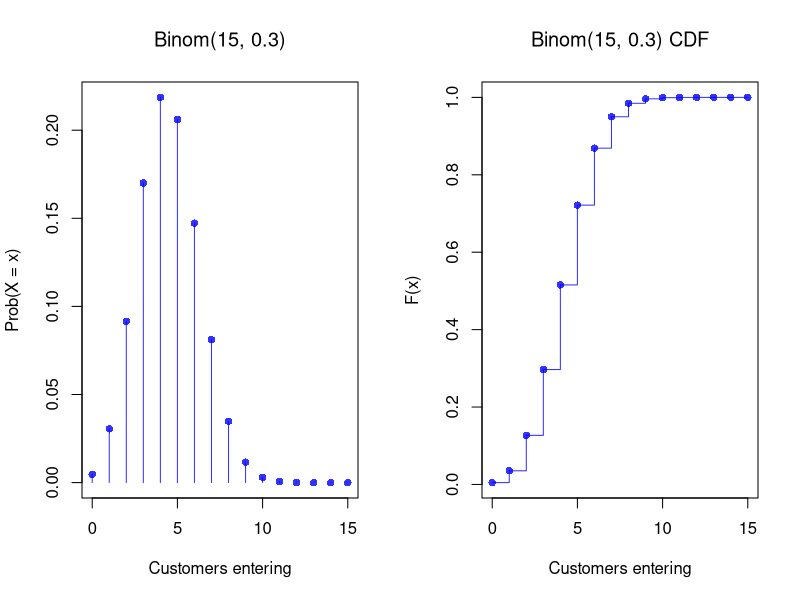
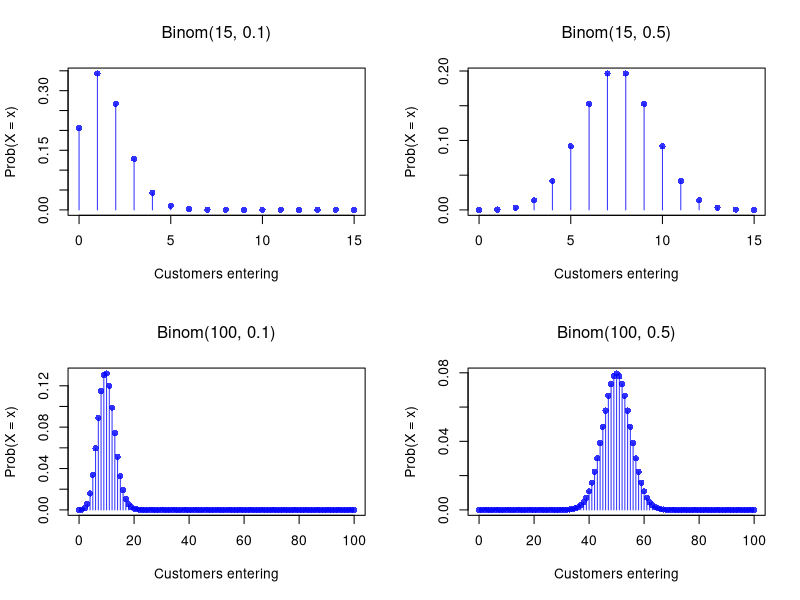
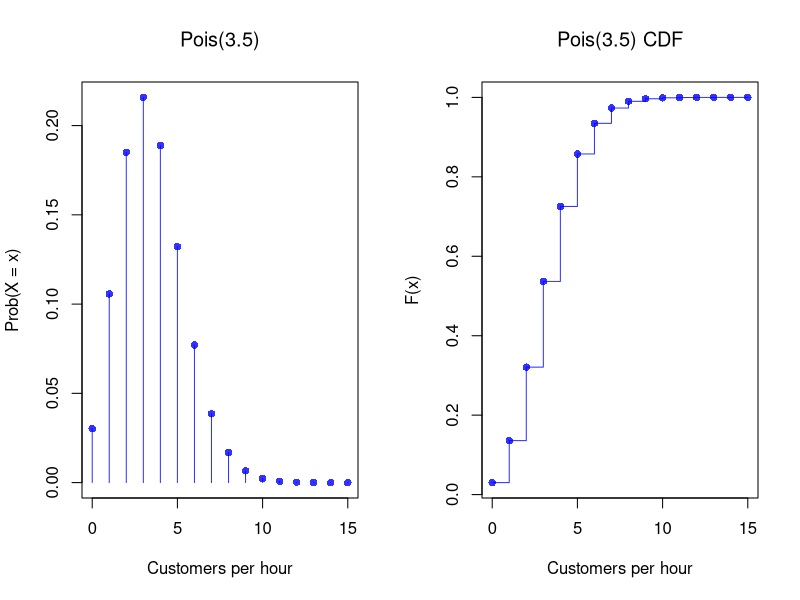
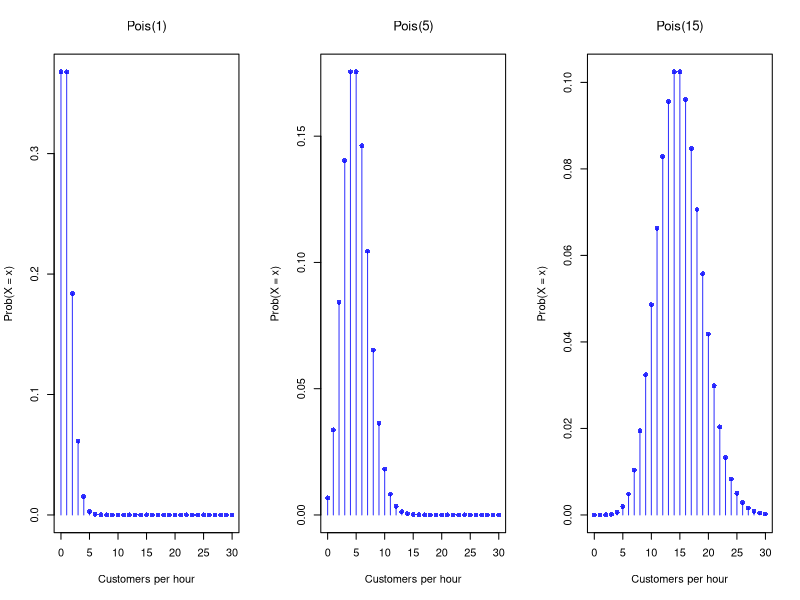
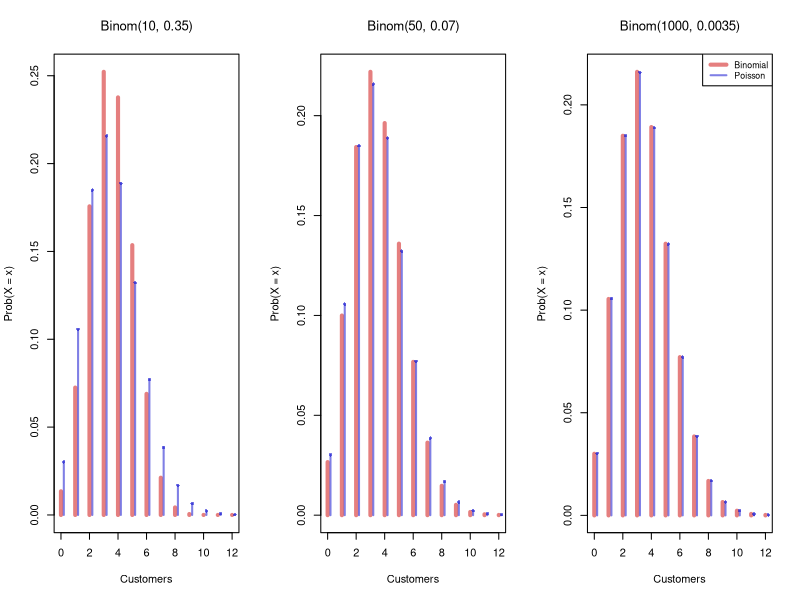
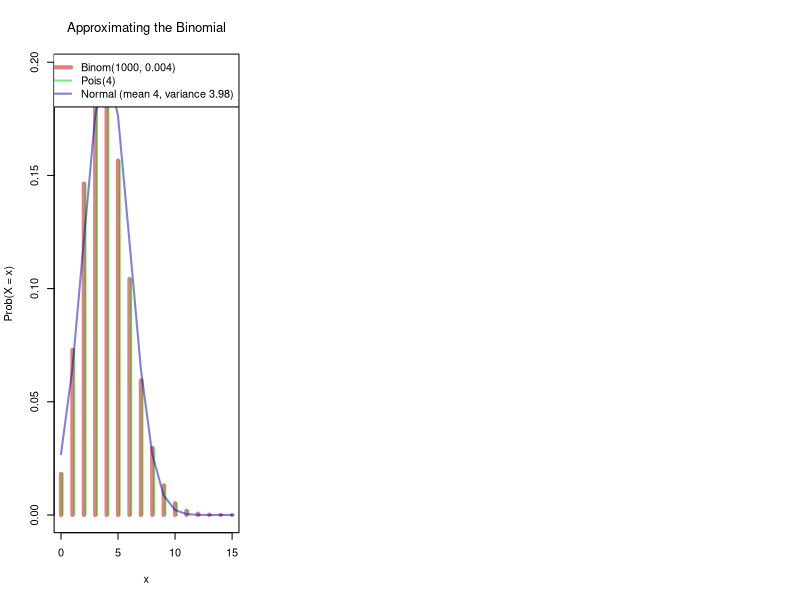
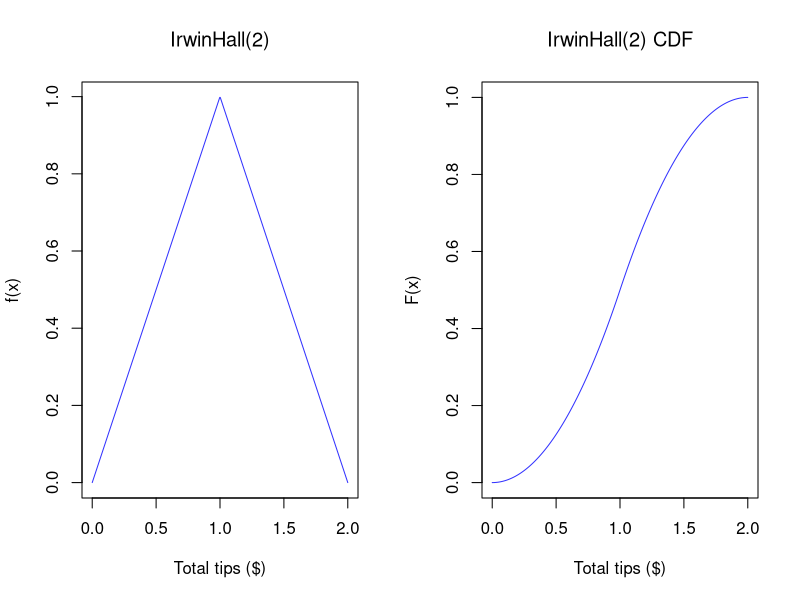
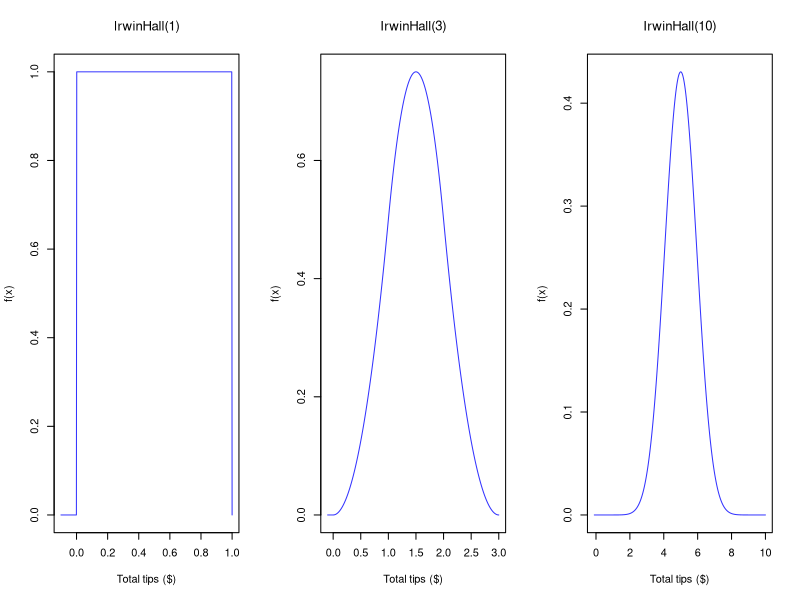

The R source for these figures, in order:
## ---- chunk 1
# Hidden seed so every render draws the same random numbers
set.seed(1)
## ---- chunk 2
#| fig-width: 8
#| fig-height: 4
## Store: 15 passers-by, 30% chance each enters
n <- 15
theta <- 0.3

# PMF and CDF side by side
par(mfrow=c(1, 2))

# PMF plot
x <- seq(0, n)
f_x <- dbinom(x, n, theta)
plot(x, f_x, type = 'h', col = rgb(0, 0, 1, .8),
    main=NA, xlab = 'Customers entering', ylab = 'Prob(X = x)')
title(bquote(paste('Binom(', .(n), ', ', .(theta), ')')), font.main=1)
points(x, f_x, pch = 16, col = rgb(0, 0, 1, .8))

## Theoretical CDF
F_x <- pbinom(x, n, theta)
plot(x, F_x, type='s', col=rgb(0, 0, 1, .8),
    xlab = 'Customers entering', ylab = 'F(x)', main=NA)
points(x, F_x, pch=16, col=rgb(0, 0, 1, .8))
title(bquote(paste('Binom(', .(n), ', ', .(theta), ') CDF')), font.main=1)
## ---- chunk 3
# Individual terms
x <- c(0, 1, 2)
px <- dbinom(x, size=20, prob=0.05)
round(px, 2)

# CDF: Prob(X <= 2)
pbinom(2, size=20, prob=0.05)
## ---- chunk 4
n <- 8
theta <- 0.3
x_sim <- rbinom(1000, n, theta)
## ---- chunk 5
# Compare empirical simulation vs theoretical
n <- 2
theta <- 3/4
x_sim <-  rbinom(1000, size=n, prob=theta)

# Mean
c(empirical = mean(x_sim), theoretical = n*theta)

# Variance
c(empirical  = var(x_sim),  theoretical  = n*theta*(1-theta))
## ---- chunk 6
#| fig-width: 8
#| fig-height: 6
# Shape varies with both n and theta
# Columns vary the success probability theta, rows vary the number of trials n
par(mfrow=c(2, 2))
for(n in c(15, 100)) {
    for(theta in c(0.1, 0.5)) {
        x <- seq(0, n)
        f_x <- dbinom(x, n, theta)
        plot(x, f_x, type='h', col=rgb(0, 0, 1, .8),
            xlab='Customers entering', ylab='Prob(X = x)', main=NA)
        points(x, f_x, pch=16, col=rgb(0, 0, 1, .8))
        title(bquote(paste('Binom(', .(n), ', ', .(theta), ')')), font.main=1)
    }
}
## ---- chunk 7
#| fig-width: 8
#| fig-height: 4
## Store: lambda = 3.5 customers per hour
lambda <- 3.5

# PMF and CDF side by side
par(mfrow=c(1, 2))

# PMF plot
x <- seq(0, 15)
f_x <- dpois(x, lambda)
plot(x, f_x, type='h', col=rgb(0, 0, 1, .8),
     xlab = 'Customers per hour', ylab = 'Prob(X = x)', main=NA)
points(x, f_x, pch = 16, col = rgb(0, 0, 1, .8))
title(bquote(paste('Pois(', .(lambda), ')')), font.main=1)

# CDF plot
F_x <- ppois(x, lambda)
plot(x, F_x, type='s', col=rgb(0, 0, 1, .8),
    xlab = 'Customers per hour', ylab = 'F(x)', main=NA)
points(x, F_x, pch=16, col=rgb(0, 0, 1, .8))
title(bquote(paste('Pois(', .(lambda), ') CDF')), font.main=1)
## ---- chunk 8
# Compare empirical simulation vs theoretical
lambda <- 3.5
x_sim <- rpois(1e4, lambda)
c(emp_mean = mean(x_sim), th_mean = lambda)
c(emp_var  = var(x_sim),  th_var  = lambda)
## ---- chunk 9
# Prob(X > 7)
1 - ppois(7, lambda=4.5)

# Verify: sum the PMF from 0 to 7
sum(dpois(0:7, lambda=4.5))
## ---- chunk 10
# Shape varies with lambda
par(mfrow=c(1, 3))
for(lam in c(1, 5, 15)) {
    x <- seq(0, 30)
    f_x <- dpois(x, lam)
    plot(x, f_x, type='h', col=rgb(0, 0, 1, .8),
        xlab = 'Customers per hour', ylab = 'Prob(X = x)', main=NA)
    points(x, f_x, pch=16, col=rgb(0, 0, 1, .8))
    title(bquote(paste('Pois(', .(lam), ')')), font.main=1)
}
## ---- chunk 11
# Binomial approaches Poisson as n grows
lambda <- 3.5
x <- seq(0, 12)
f_pois <- dpois(x, lambda)

par(mfrow=c(1, 3))
for(n in c(10, 50, 1000)) {
    f_binom <- dbinom(x, size=n, prob=lambda/n)
    comp_cols <- c(rgb(.8, 0, 0, .5), rgb(0, 0, .8, .5))
    plot(x, f_binom, type='h', col=comp_cols[1], lwd=4,
        xlab='Customers', ylab='Prob(X = x)', main=NA)
    points(x + 0.2, f_pois, type='h', col=comp_cols[2], lwd=2)
    points(x + 0.2, f_pois, pch=16, col=comp_cols[2], cex=0.7)
    title(bquote(paste('Binom(', .(n), ', ', .(round(lambda/n, 4)), ')')), font.main=1)
}
legend('topright', c('Binomial', 'Poisson'),
    col=comp_cols, lwd=c(4, 2), cex=0.8)
## ---- chunk 12
# Binom(1000, 0.004) vs Pois(4) vs Normal with mean 4 and variance 3.98.
n <- 1000
theta <- 0.004
x <- seq(0, 15)
f_binom <- dbinom(x, size=n, prob=theta)
f_pois  <- dpois(x, lambda=n*theta)
f_norm  <- dnorm(x, mean=n*theta, sd=sqrt(n*theta*(1-theta)))

approx_cols <- c(rgb(.8, 0, 0, .5), rgb(0, .8, 0, .5), rgb(0, 0, .8, .5))
plot(x, f_binom, type='h', col=approx_cols[1], lwd=4,
    xlab='x', ylab='Prob(X = x)',
    main=NA)
title('Approximating the Binomial', font.main=1)
points(x + 0.15, f_pois, type='h', col=approx_cols[2], lwd=2)
lines(x, f_norm, col=approx_cols[3], lwd=2)
legend('topright',
    c('Binom(1000, 0.004)', 'Pois(4)', 'Normal (mean 4, variance 3.98)'),
    col=approx_cols, lwd=c(4, 2, 2))
## ---- chunk 13
#| fig-width: 8
#| fig-height: 4
## Tip jar: total tips from n customers, each Uniform(0, 1)
# Irwin-Hall PDF function
dirwinhall <- function(x, n) {
    f_x <- rep(NA, length(x))
    for(i in seq_along(x)) {
        xx <- x[i]
        if(xx < 0 | xx > n){
            f_x[i] <- 0
        } else {
            k <- seq(0, floor(xx))
            f_k <- sum((-1)^k*choose(n, k)*(xx-k)^(n-1))/factorial(n-1)
            f_x[i] <- f_k
        }
    }
    return(f_x)
}

# Irwin-Hall CDF function
pirwinhall <- function(x, n) {
    F_x <- rep(NA, length(x))
    for(i in seq_along(x)) {
        xx <- x[i]
        if(xx < 0){
            F_x[i] <- 0
        } else if(xx > n){
            F_x[i] <- 1
        } else {
            k <- seq(0, floor(xx))
            F_x[i] <- sum((-1)^k*choose(n, k)*(xx-k)^n)/factorial(n)
        }
    }
    return(F_x)
}

# Two customers
n <- 2
x <- seq(0, n, length.out = 500)

# PDF and CDF side by side
par(mfrow=c(1, 2))

# Compute and plot PDF
f_x <- dirwinhall(x, n)
plot(x, f_x, type='l', col=rgb(0, 0, 1, .8),
    main=NA, xlab = 'Total tips ($)', ylab = 'f(x)')
title(bquote(paste('IrwinHall(', .(n), ')')), font.main=1)

# Compute and plot CDF
F_x <- pirwinhall(x, n)
plot(x, F_x, type='l', col=rgb(0, 0, 1, .8),
    main=NA, xlab = 'Total tips ($)', ylab = 'F(x)')
title(bquote(paste('IrwinHall(', .(n), ') CDF')), font.main=1)
## ---- chunk 14
# Shape varies with n
par(mfrow=c(1, 3))
for(n in c(1, 3, 10)) {
    x <- seq(-0.1, n, length.out=500)
    f_x <- dirwinhall(x, n)
    plot(x, f_x, type='l', col=rgb(0, 0, 1, .8),
        xlab='Total tips ($)', ylab='f(x)', main=NA)
    title(bquote(paste('IrwinHall(', .(n), ')')), font.main=1)
}
## ---- chunk 15
#| fig-width: 8
#| fig-height: 4
## Daily purchase rate: Beta(2, 2)
x <- seq(0, 1, by=.01)

# PDF and CDF side by side
par(mfrow=c(1, 2))

# PDF
f_x <- dbeta(x, 2, 2)
plot(x, f_x, type='l', col=rgb(0, 0, 1, .8),
    xlab='Purchase rate', ylab='f(x)', main=NA)
title('Beta(2, 2)', font.main=1)

# CDF
F_x <- pbeta(x, 2, 2)
plot(x, F_x, type='l', col=rgb(0, 0, 1, .8),
    xlab='Purchase rate', ylab='F(x)', main=NA)
title('Beta(2, 2) CDF', font.main=1)

# Check against the formula 6x(1-x)
all.equal(f_x, 6*x*(1-x))
## ---- chunk 16
x4_hat <- rbeta(2000, 2, 2) # Simulated purchase rates
plot(ecdf(x4_hat), main=NA,
    xlab='Purchase rate') # Empirical

x <- seq(0, 1, by=.01) # Theoretical
Fx <- pbeta(x, 2, 2)
lines(x, Fx, col=rgb(0, 0, 1, .8))

# Middle Interval Example
F2 <- pbeta(0.2, 2, 2)
F8 <- pbeta(0.8, 2, 2)
F_2_8 <- F8 - F2
F_2_8

# Visualize
title('Purchase rate between 0.2 and 0.8', font.main=1)
segments(0.2, F2, -1, F2, col=rgb(1, 0, 0, .8))
segments(0.8, F8, -1, F8, col=rgb(1, 0, 0, .8))
## ---- chunk 17
#| fig-width: 8
#| fig-height: 6
# Shape varies with both shape parameters
# Columns vary alpha (shape1), rows vary beta (shape2)
par(mfrow=c(3, 3))
x <- seq(0, 1, by=.01)
for(shape2 in c(.5, 1, 2)) {
    for(shape1 in c(.5, 1, 2)) {
        f_x <- dbeta(x, shape1, shape2)
        plot(x, f_x, type='l', xlim=c(0, 1), ylim=c(0, 4), lwd=1, col=rgb(0, 0, 1, .8),
            xlab='Purchase rate', ylab='f(x)', main=NA)
        title(bquote(list(alpha == .(shape1), beta == .(shape2))), font.main=1)
    }
}
## ---- chunk 18
#| fig-width: 8
#| fig-height: 4
## Sales volatility: 5 days at store 1, 20 days at store 2
d1 <- 5
d2 <- 20
x <- seq(0, 6, by=.01)

# PDF and CDF side by side
par(mfrow=c(1, 2))

# PDF
f_x <- df(x, d1, d2)
plot(x, f_x, type='l', col=rgb(0, 0, 1, .8),
    xlab='Volatility ratio', ylab='f(x)', main=NA)
title(bquote(paste('F(', .(d1), ', ', .(d2), ')')), font.main=1)

# CDF
F_x <- pf(x, d1, d2)
plot(x, F_x, type='l', col=rgb(0, 0, 1, .8),
    xlab='Volatility ratio', ylab='F(x)', main=NA)
title(bquote(paste('F(', .(d1), ', ', .(d2), ') CDF')), font.main=1)
## ---- chunk 19
# Each draw divides the average squared forecast error at store 1 by that at store 2
x_sim <- vector(length=2000)
for(i in seq_along(x_sim)){
    z_sim <- rnorm(d1)
    w_sim <- rnorm(d2)
    x_sim[i] <- mean(z_sim^2)/mean(w_sim^2)
}
hist(x_sim, breaks=50, border=NA, main=NA, freq=FALSE,
    xlim=c(0, 6), xlab='Volatility ratio')
title(bquote(paste('F(', .(d1), ', ', .(d2), ')')), font.main=1)
lines(x, f_x, col=rgb(0, 0, 1, .8))

# Prob(X > 2)
c(empirical = mean(x_sim > 2), theoretical = 1 - pf(2, d1, d2))

# 95th percentile
c(empirical = quantile(x_sim, probs=0.95, names=FALSE), theoretical = qf(0.95, d1, d2))
## ---- chunk 20
#| fig-width: 8
#| fig-height: 6
# Shape varies with both degrees of freedom
# Columns vary the numerator d1, rows vary the denominator d2
par(mfrow=c(2, 2))
x <- seq(0, 4, by=.01)
for(d_den in c(5, 50)) {
    for(d_num in c(5, 50)) {
        f_x <- df(x, d_num, d_den)
        plot(x, f_x, type='l', col=rgb(0, 0, 1, .8), ylim=c(0, 1.5),
            xlab='Volatility ratio', ylab='f(x)', main=NA)
        title(bquote(paste('F(', .(d_num), ', ', .(d_den), ')')), font.main=1)
    }
}
## ---- chunk 21
## Daily sales ($1000s): same sigma, different means
n1 <- 6
n2 <- 21

# Each draw divides the sample variance at store 1 by that at store 2
v_ratio_sim <- vector(length=2000)
for(i in seq_along(v_ratio_sim)){
    x1_sim <- rnorm(n1, mean=10, sd=2)
    x2_sim <- rnorm(n2, mean=15, sd=2)
    v_ratio_sim[i] <- var(x1_sim)/var(x2_sim)
}
hist(v_ratio_sim, breaks=50, border=NA, main=NA, freq=FALSE,
    xlim=c(0, 6), xlab='Ratio of sample variances')
title(bquote(paste('F(', .(n1-1), ', ', .(n2-1), ')')), font.main=1)

# Theoretical density
x <- seq(0, 6, by=.01)
f_x <- df(x, n1-1, n2-1)
lines(x, f_x, col=rgb(0, 0, 1, .8))
## ---- chunk 22
# Simulation verification
set.seed(123)
x <- seq(1, 6)
rolls <- sample(x, 1e6, replace = TRUE)
A <- rolls > 2
B <- rolls %% 2 == 0
P_AcondB <- mean(A & B) / mean(B)
round(P_AcondB, 3)
## ---- chunk 23
# Simulation verification
set.seed(123)
rolls <- sample(seq(1, 6), 1e6, replace=TRUE)
A <- rolls > 2
B <- rolls %% 2 == 0
# Prob(B | A)
mean(B[A])
## ---- chunk 24
# Simulation verification
set.seed(42)
n <- 1e6
supplier <- sample(c('A', 'B'), n, replace=TRUE, prob=c(0.6, 0.4))
defect_rate <- ifelse(supplier == 'A', 0.03, 0.05)
defective <- runif(n) < defect_rate

# Prob(A | D)
mean(supplier[defective] == 'A')
